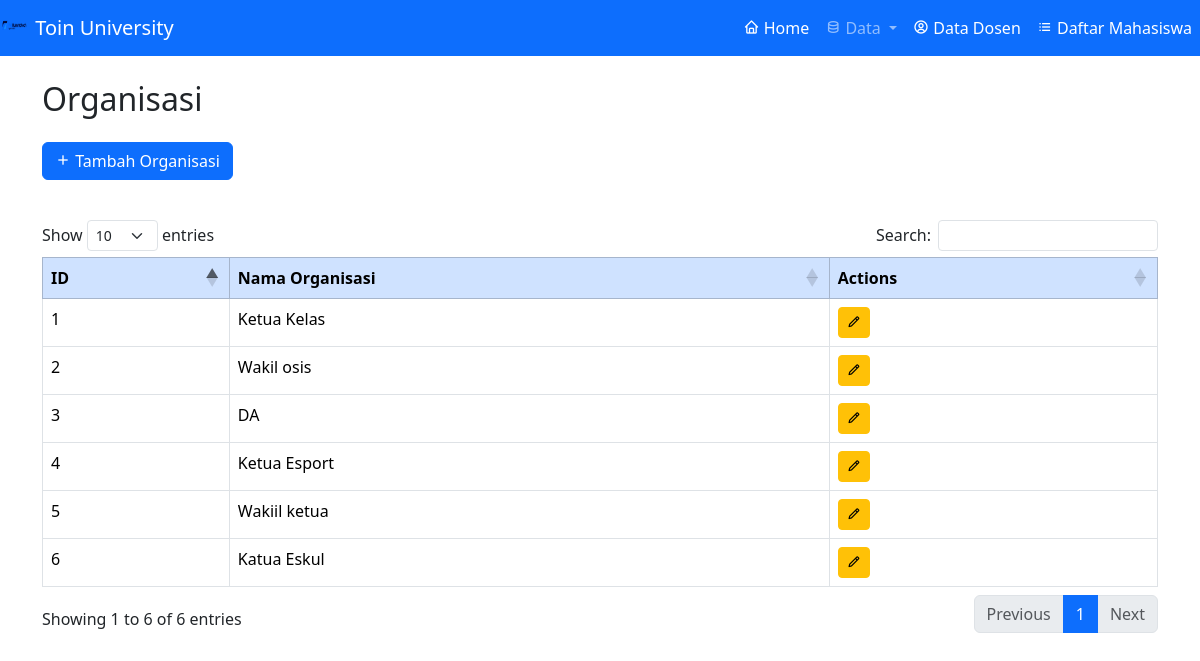
The app's page /jurusan/organisasi.php, older data.
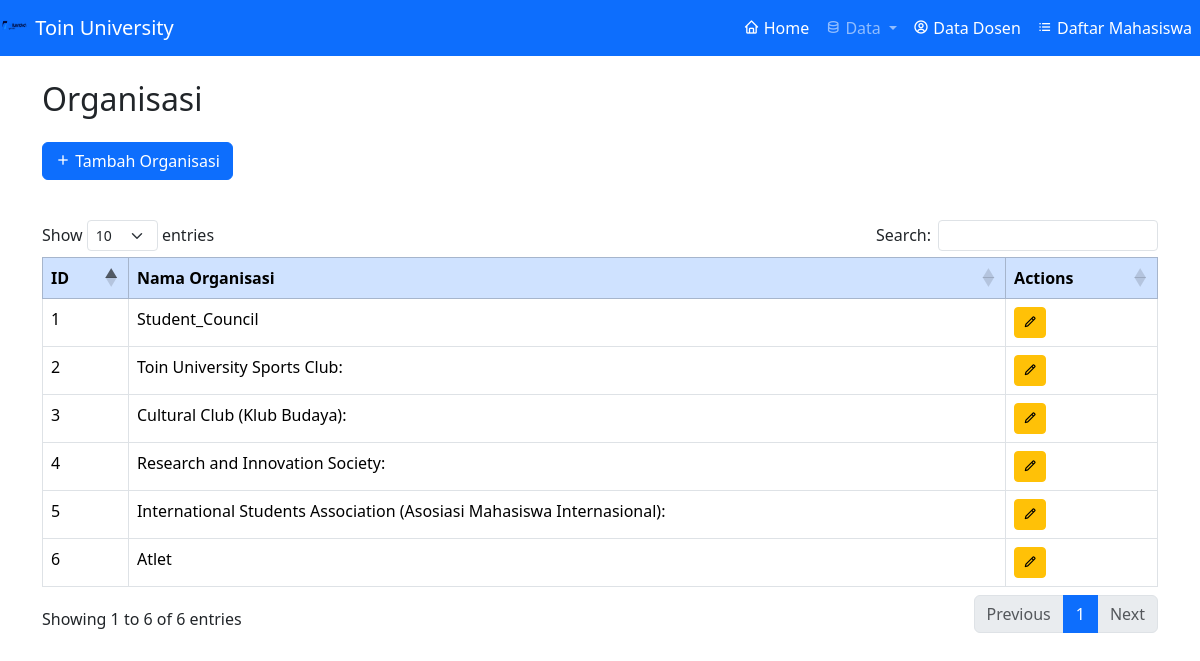
The same page, newer data.
### tables this page shows
CREATE TABLE `organisasi` (
  `id` int NOT NULL,
  `nama` varchar(255) NOT NULL
);

### jurusan/organisasi.php (the view, shortened to what this page needs)
<?php
require '../db.php';
require '../layouts/navbar.php';
$sql = "SELECT id, nama FROM organisasi";
$result = $conn->query($sql);
?>
<!DOCTYPE html>
<html lang="en">
<head>
    <link href="https://cdn.jsdelivr.net/npm/bootstrap@5.3.1/dist/css/bootstrap.min.css" rel="stylesheet">
    <link rel="stylesheet" href="https://unpkg.com/boxicons@2.1.4/css/boxicons.min.css">
</head>
<body>
    <div class="container">
        <h2 class="my-4">Organisasi</h2>
        <a href="create_orga.php" class="btn btn-primary btn-custom"><i class='bx bx-plus'></i> Tambah Organisasi</a>
        <div class="table-container">
            <table class="table table-bordered table-hover" id="data">
                <thead class="table-primary">
                    <tr>
                        <th>ID</th>
                        <th>Nama Organisasi</th>
                        <th>Actions</th>
                    </tr>
                </thead>
                <tbody>
                    <?php
                    $id = 1;
                    while ($organisasi = $result->fetch_assoc()) {
                    ?>
                        <tr>
                            <td><?= $id ?></td>
                            <td><?= htmlspecialchars($organisasi['nama']) ?></td>
                            <td>
                                <a href="orga.edit.php?id=<?= $organisasi['id'] ?>" class="btn btn-warning btn-sm"><i class='bx bx-pencil'></i></a>
                            </td    >
                        </tr>
                    <?php
                    $id++;
                    }
                    ?>
                </tbody>
            </table>
        </div>
    </div>
</body>
</html>

Row changes from the older to the newer data that the page shows:
removed organisasi: nama "Ketua Kelas"
removed organisasi: nama "Wakil osis"
removed organisasi: nama "DA"
removed organisasi: nama "Ketua Esport"
removed organisasi: nama "Wakiil ketua"
removed organisasi: nama "Katua Eskul"
added organisasi: nama "Student_Council"
added organisasi: nama "Toin University Sports Club:"
added organisasi: nama "Cultural Club (Klub Budaya):"
added organisasi: nama "Research and Innovation Society:"
added organisasi: nama "International Students Association (Asosiasi Mahasiswa Internasional):"
added organisasi: nama "Atlet"
